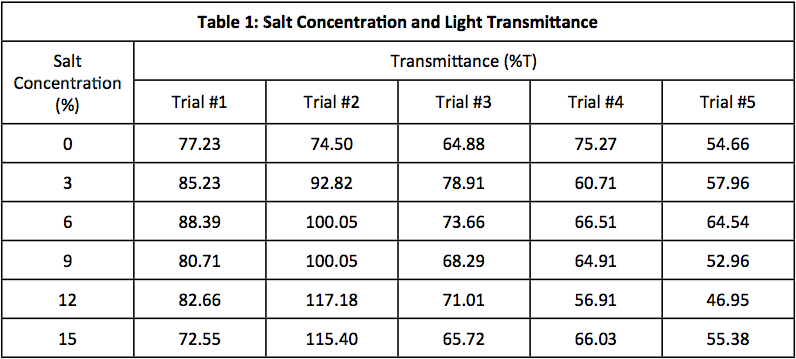
#> input picture images.png, 796 x 359 px
$ python table_e2.py
#> lines starting #> are read from the running program, lines starting #| are printed output that depends on the picture; after the words box and inside, x2 and y2 are one past the last pixel; in counts of white or black regions, pixels touching at a corner belong together
import cv2
import pytesseract
import pandas as pd

# Path to Tesseract executable
pytesseract.pytesseract.tesseract_cmd = r'C:\Program Files\Tesseract-OCR\tesseract.exe'  # Update this path

def preprocess_image(image_path):
    # Load image in grayscale mode
#> called with image_path = './images.png'
    image = cv2.imread(image_path, cv2.IMREAD_GRAYSCALE)
#> image: shape (359, 796); min 0, max 255, mean 231.8

    # Apply binary thresholding
    _, thresh = cv2.threshold(image, 128, 255, cv2.THRESH_BINARY_INV + cv2.THRESH_OTSU)
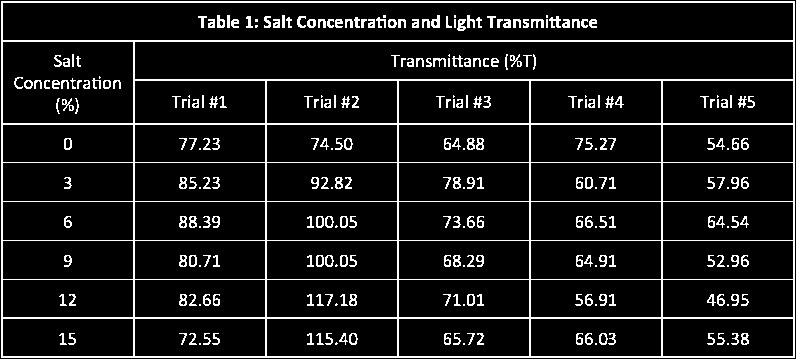
#> thresh: shape (359, 796); 9.6% white in thin lines or dots

    # Find contours
    contours, _ = cv2.findContours(thresh, cv2.RETR_EXTERNAL, cv2.CHAIN_APPROX_SIMPLE)
#> contours = [[[1, 1], [1, 357], [794, 357], [794, 1]]]

    # Draw bounding boxes around contours
    for contour in contours:
        x, y, w, h = cv2.boundingRect(contour)
        cv2.rectangle(image, (x, y), (x + w, y + h), (255, 0, 0), 2)
#> this loop made 1 pass
#> (contour, x, y, w, h) on pass 1: ([[1, 1], [1, 357], [794, 357], [794, 1]], 1, 1, 794, 357)
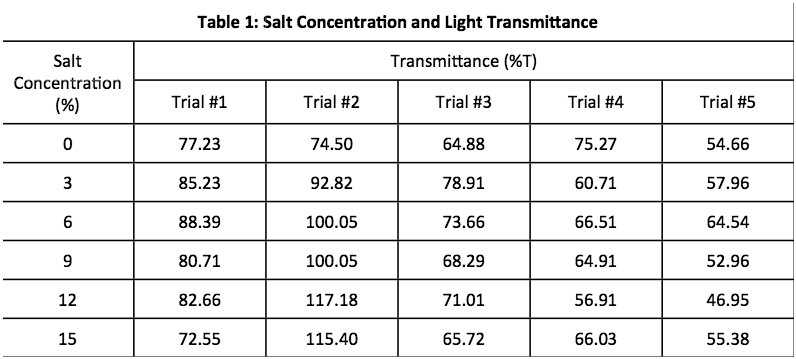
#> image: shape (359, 796); min 0, max 255, mean 234.4

    return image

def extract_table_from_image(image_path, output_excel):
    # Preprocess image
    processed_image = preprocess_image(image_path)

    # Extract text using Tesseract OCR
    custom_config = r'--oem 3 --psm 6'
    text = pytesseract.image_to_string(processed_image, config=custom_config)

    # Split text into lines
    lines = text.split('\n')

    # Parse lines into table format
    table_data = []
    for line in lines:
        if line.strip():  # Ignore empty lines
            row_data = line.split()
            table_data.append(row_data)

    # Convert table data to pandas DataFrame
    df = pd.DataFrame(table_data)

    # Export DataFrame to Excel
    df.to_excel(output_excel, index=False, header=False)

    print(f"Table extracted and saved to {output_excel}")

# Example usage:
if __name__ == "__main__":
    image_path = './images.png'
    output_excel = 'output_table.xlsx'
    extract_table_from_image(image_path, output_excel)
#> (the call stopped at in extract_table_from_image, `text = pytesseract.image_to_string(processed_image, config=custom_conf..`: pytesseract is not available in this run)

$ run again, with img.jpg saved as images.png
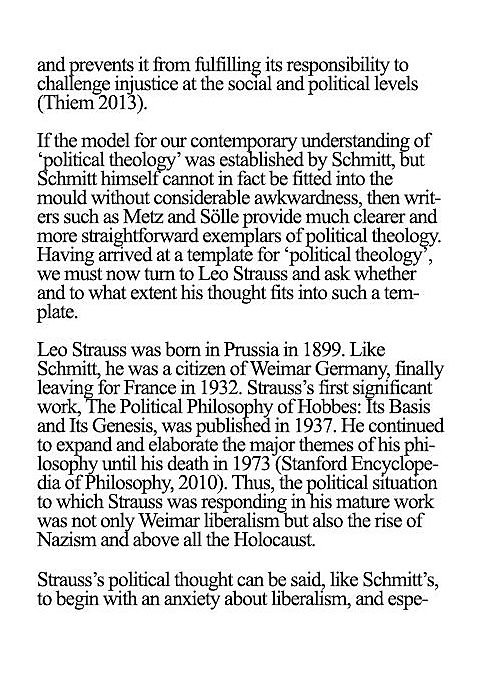
#> input picture img.jpg, 480 x 679 px
#> in preprocess_image, image is the input picture: shape (679, 480); min 0, max 255, mean 222.5
#> in preprocess_image, `_, thresh = cv2.threshold(image, 128, 255, cv2.THRESH_BINARY_INV + cv2..`:
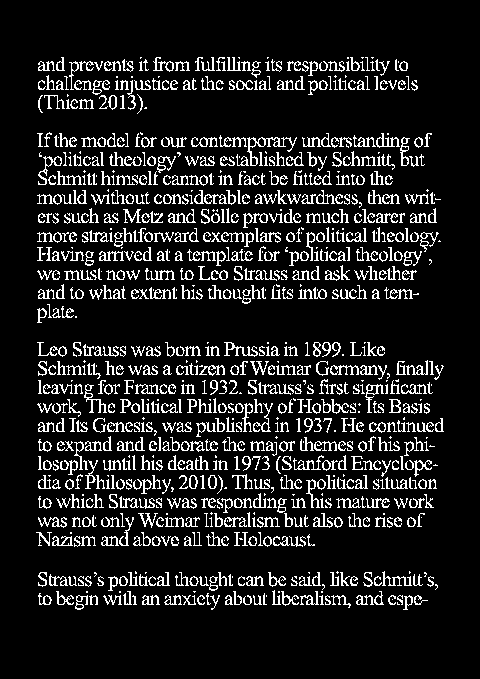
#> thresh: shape (679, 480); 12.2% white in thin lines or dots, all inside (x1, y1, x2, y2) = (36, 57, 444, 610)
#> contours = 1017 contours, 614 with area under 20; largest, box (x1, y1, x2, y2) and area: (247, 137, 297, 166) 250, (38, 156, 62, 185) 146, (400, 137, 410, 166) 129, (365, 384, 384, 413) 124, (84, 384, 107, 413) 110
#> the loop in preprocess_image, `for contour in contours:` made 1017 passes
#> (x, y, w, h) on passes 1, 2, 4: (397, 602, 3, 3), (392, 599, 1, 1), (414, 595, 14, 10)
#> after the loop in preprocess_image, `for contour in contours:`:
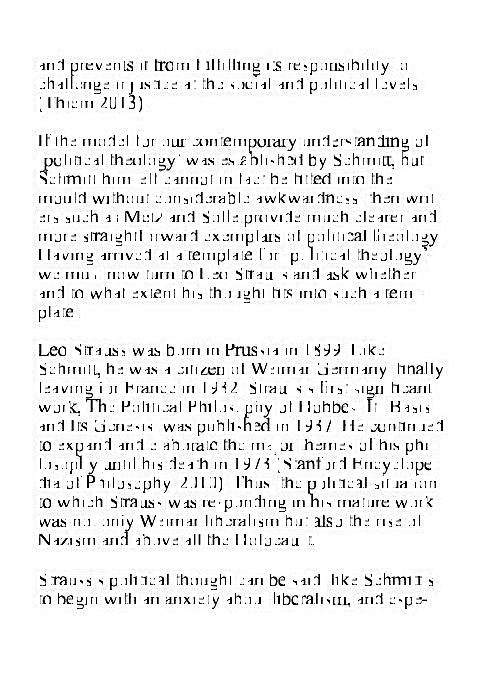
#> image: shape (679, 480); 19.21% of pixels changed, all inside (x1, y1, x2, y2) = (35, 56, 446, 612)
